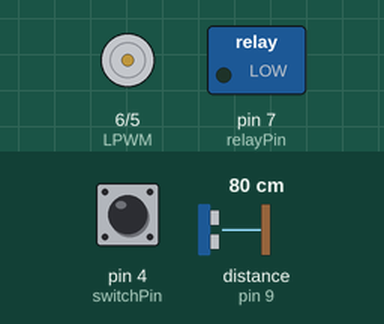
This sketch was run on a simulated Arduino Uno, built with avr-gcc and run on an emulated ATmega328P. Parts: motor-driver pin pairs drawn as motors (green arrow = first pin HIGH = forward, orange = second pin HIGH = backward, longer = more drive), switched loads named in the sketch (green lamp = pin HIGH). Wiring (inferred from the names in the program): ultrasonic range finder: trigger pin 8; echo pin 9. Inputs (shaded band) come from the test bench; at power-on: pin 4 (switchPin) HIGH, distance to the obstacle (sensor on pin 9) 80 cm. The echo pulse lasts 58.3 µs per cm; pins used as bus, display or sensor lines are not drawn.

Above: at 1.2 s.
1.3 s: pin 4 (switchPin) pulled LOW for 0.15 s
At 1.39 s:
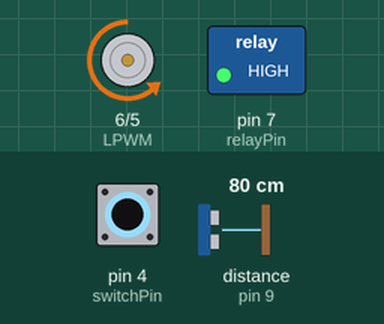
2.9 s: pin 4 (switchPin) pulled LOW for 3.2 s
At 6.4 s:
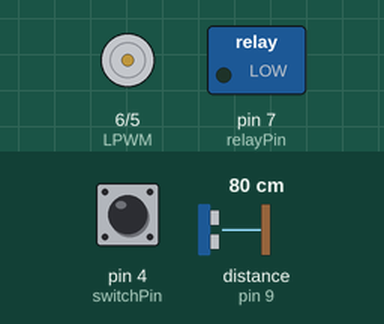
Timing chart, 0 to 7.9 s (numbered marks = the images above; inputs shaded):
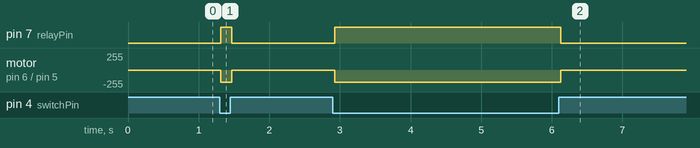

Measured:
- after the input at 1.3 s, pin 7 (relayPin): LOW → HIGH at once, → LOW 0.15 s later; motor on pin 6 (LPWM) / pin 5 (RPWM): stopped → backward 180/255 at once, → stopped 0.15 s later
- after the input at 2.9 s, pin 7 (relayPin): LOW → HIGH at once, → LOW 3.2 s later; motor on pin 6 (LPWM) / pin 5 (RPWM): stopped → backward 180/255 at once, → stopped 3.2 s later

The sketch:

index.ino
```cpp
const int RPWM = 5;
const int LPWM = 6;

const int relayPin = 7;

const int trigPin = 8;
const int echoPin = 9;

const int switchPin = 4;

const int obstacleThreshold = 60;
const int emergencyStopDistance = 10;

const int motorSpeed = 180;

void setup() {

  pinMode(RPWM, OUTPUT);
  pinMode(LPWM, OUTPUT);

  pinMode(relayPin, OUTPUT);

  pinMode(trigPin, OUTPUT);
  pinMode(echoPin, INPUT);

  pinMode(switchPin, INPUT_PULLUP);
  digitalWrite(RPWM, LOW);
  digitalWrite(LPWM, LOW);
  digitalWrite(relayPin, LOW);
}

void loop() {
  bool isSwitchOn = (digitalRead(switchPin) == LOW); // Switch pressed = ON
  int distance = getDistance();

  if (distance < emergencyStopDistance) {
    analogWrite(RPWM, 0);
    analogWrite(LPWM, 0);
    digitalWrite(relayPin, LOW);
  }
  else if (isSwitchOn && distance > obstacleThreshold) {
    analogWrite(RPWM, motorSpeed);
    analogWrite(LPWM, 0);
    digitalWrite(relayPin, HIGH);
  }
  else {
    analogWrite(RPWM, 0);
    analogWrite(LPWM, 0);
    digitalWrite(relayPin, LOW);
  }

  delay(20);
}


int getDistance() {
  digitalWrite(trigPin, LOW);
  delayMicroseconds(2);

  digitalWrite(trigPin, HIGH);
  delayMicroseconds(10);
  digitalWrite(trigPin, LOW);

  long duration = pulseIn(echoPin, HIGH, 30000);
  int distance = duration * 0.034 / 2;

  if (distance == 0 || distance > 200) return 200;
  return distance;
}
```
